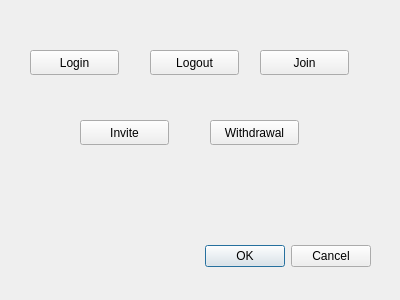
<?xml version="1.0" encoding="UTF-8"?>
<ui version="4.0">
 <class>loginWindow</class>
 <widget class="QDialog" name="loginWindow">
  <property name="geometry">
   <rect>
    <x>0</x>
    <y>0</y>
    <width>400</width>
    <height>300</height>
   </rect>
  </property>
  <property name="windowTitle">
   <string>Dialog</string>
  </property>
  <widget class="QDialogButtonBox" name="buttonBox">
   <property name="geometry">
    <rect>
     <x>30</x>
     <y>240</y>
     <width>341</width>
     <height>32</height>
    </rect>
   </property>
   <property name="orientation">
    <enum>Qt::Horizontal</enum>
   </property>
   <property name="standardButtons">
    <set>QDialogButtonBox::Cancel|QDialogButtonBox::Ok</set>
   </property>
  </widget>
  <widget class="QPushButton" name="loginButton">
   <property name="geometry">
    <rect>
     <x>30</x>
     <y>50</y>
     <width>89</width>
     <height>25</height>
    </rect>
   </property>
   <property name="text">
    <string>Login</string>
   </property>
  </widget>
  <widget class="QPushButton" name="logoutBtn">
   <property name="geometry">
    <rect>
     <x>150</x>
     <y>50</y>
     <width>89</width>
     <height>25</height>
    </rect>
   </property>
   <property name="text">
    <string>Logout</string>
   </property>
  </widget>
  <widget class="QPushButton" name="joinBtn">
   <property name="geometry">
    <rect>
     <x>260</x>
     <y>50</y>
     <width>89</width>
     <height>25</height>
    </rect>
   </property>
   <property name="text">
    <string>Join</string>
   </property>
  </widget>
  <widget class="QPushButton" name="inviteBtn">
   <property name="geometry">
    <rect>
     <x>80</x>
     <y>120</y>
     <width>89</width>
     <height>25</height>
    </rect>
   </property>
   <property name="text">
    <string>Invite</string>
   </property>
  </widget>
  <widget class="QPushButton" name="withdrawalBtn">
   <property name="geometry">
    <rect>
     <x>210</x>
     <y>120</y>
     <width>89</width>
     <height>25</height>
    </rect>
   </property>
   <property name="text">
    <string>Withdrawal</string>
   </property>
  </widget>
 </widget>
 <resources/>
 <connections>
  <connection>
   <sender>buttonBox</sender>
   <signal>accepted()</signal>
   <receiver>loginWindow</receiver>
   <slot>accept()</slot>
   <hints>
    <hint type="sourcelabel">
     <x>248</x>
     <y>254</y>
    </hint>
    <hint type="destinationlabel">
     <x>157</x>
     <y>274</y>
    </hint>
   </hints>
  </connection>
  <connection>
   <sender>buttonBox</sender>
   <signal>rejected()</signal>
   <receiver>loginWindow</receiver>
   <slot>reject()</slot>
   <hints>
    <hint type="sourcelabel">
     <x>316</x>
     <y>260</y>
    </hint>
    <hint type="destinationlabel">
     <x>286</x>
     <y>274</y>
    </hint>
   </hints>
  </connection>
 </connections>
</ui>
